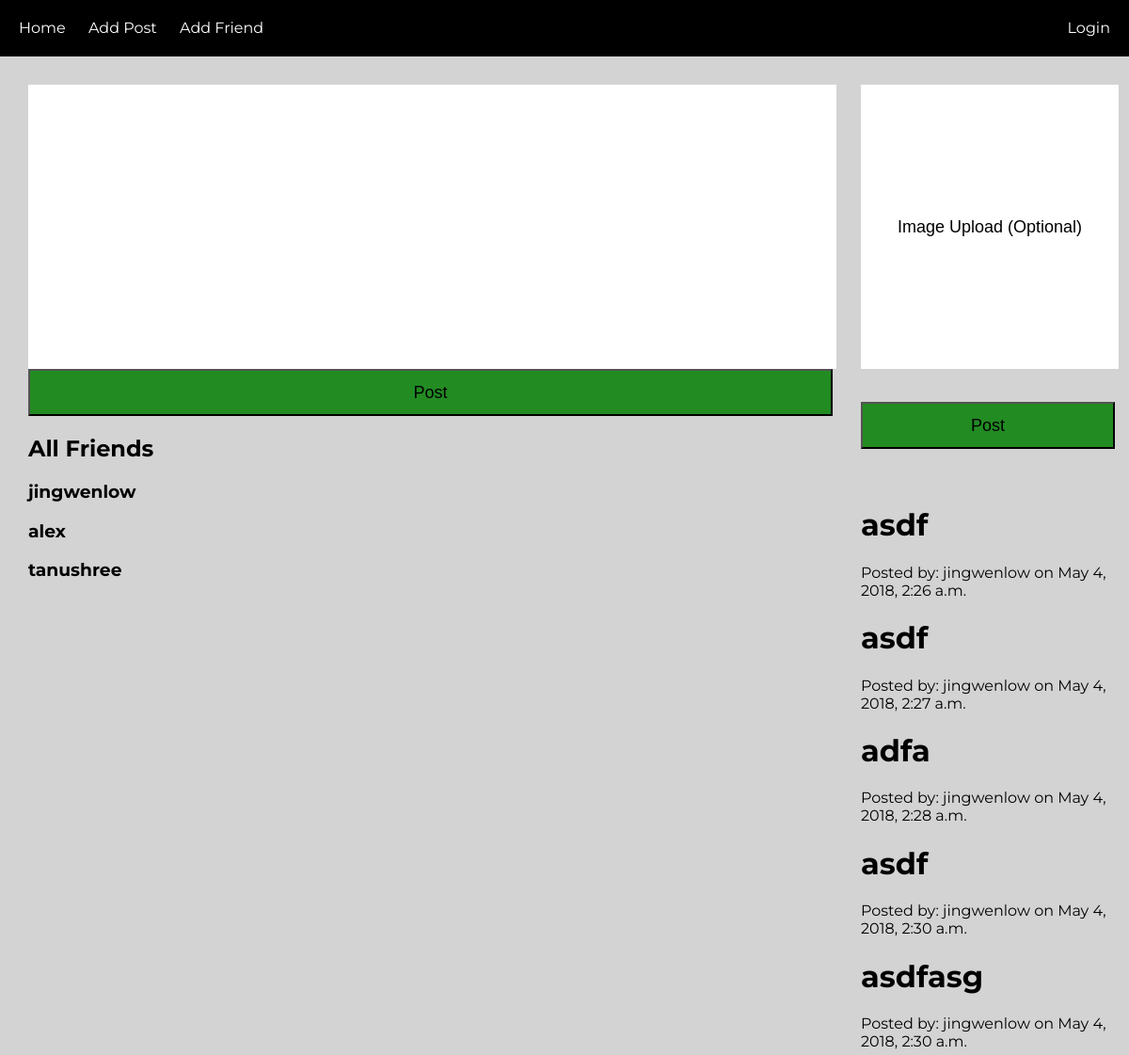
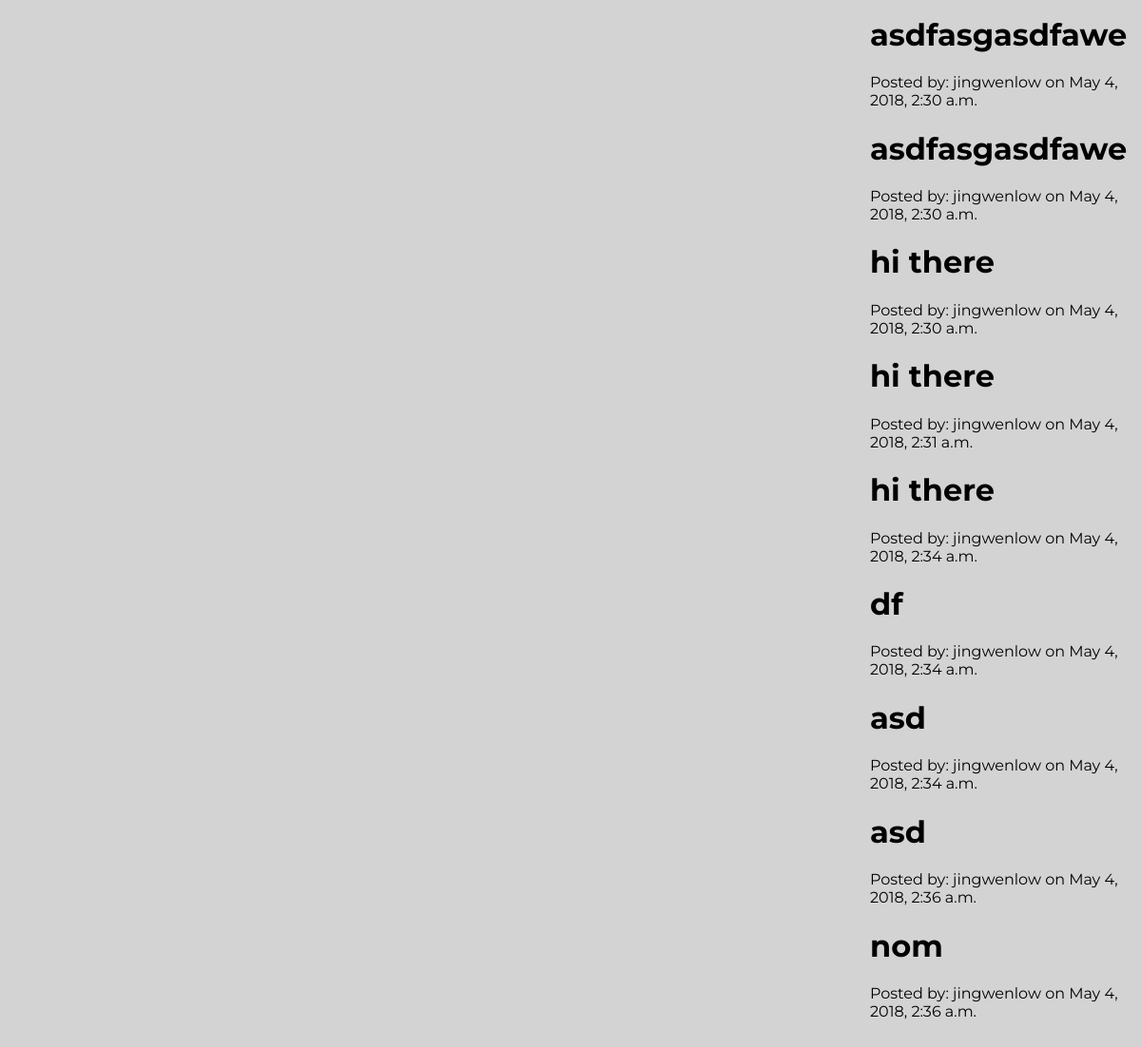
Page /users/addPost/ on the earlier database version (2 pictures, top to bottom).
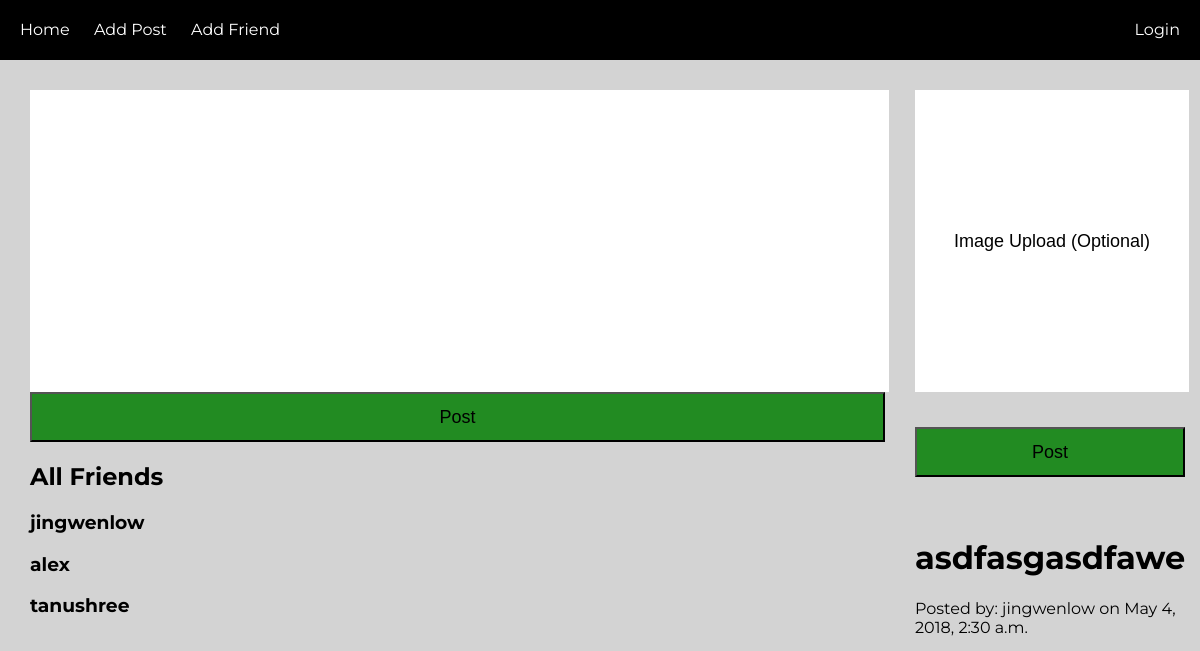
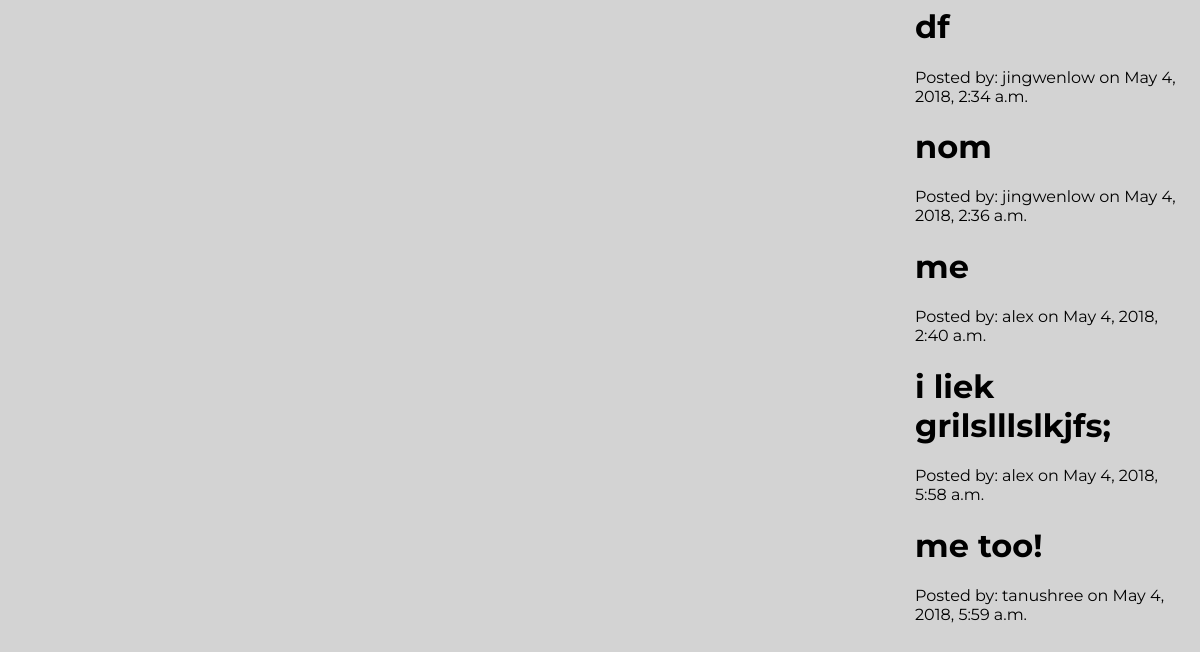
Same page on the later database version (2 pictures, top to bottom).
### users/models.py (models this page shows, shortened)
class CustomUser(AbstractUser):
    name = models.CharField(blank=True, max_length=255)

class Post(models.Model):
    post = models.CharField(max_length=500)
    user = models.ForeignKey(settings.AUTH_USER_MODEL, on_delete=models.PROTECT)
    date = models.DateTimeField(auto_now=True)

### users/views.py (the view, shortened to what this page needs)
# urls.py: path('addPost/', views.addPost.as_view(), name='addPost'),
class addPost(TemplateView):
    success_url = reverse_lazy('login')
    template_name = 'addPost.html'
    def get(self, request):
        form = AddPost()
        posts = Post.objects.all()
        users = CustomUser.objects.exclude(id=request.user.id)
        args = {'form': form, 'posts': posts, 'users':users}#, 'friends':friends}
        return render(request, self.template_name, args)

### users/forms.py
class AddPost(ModelForm):
    post = forms.CharField()
    class Meta:
        model = Post
        fields = ['post',]

### users/templates/addPost.html (shortened to what this page needs)
{% extends 'base.html' %}
{% load staticfiles %}
{% block css %}
<link rel="stylesheet" href="{% static 'css/addPost.css' %}">
{% endblock %}
{% block log %}
  {% if user.is_authenticated %}
    <a class="login" href="{% url 'logout' %}">Logout</a>
  {% else %}
    <a class="login" href="{% url 'login' %}">Login</a>
  {% endif %}
{% endblock %}
{% block content %}
<div class="textPost">
  <form method="post">
    {{ form.post }}
    <button type="submit">Post</button>
  </form>
  <h2>All Friends</h2>
  {% for user in users %}
    <h3>{{ user.username }}</h3>
  {% endfor %}
</div>
<div class="imgPost">
  <div>
    <input class="imgUpload" placeholder="Image Upload (Optional)">
  </div>
  <div class="post">
      <button type="submit">Post</button>
  </div>
{% for post in posts %}
  <h1>{{ post.post }}</h1>
  <p>Posted by: {{ post.user.username }} on {{ post.date }}</p>
{% endfor %}
</div>
{% endblock %}

### users/templates/base.html (shortened to what this page needs)
<!DOCTYPE html>
<html>
<head>
    {% block css %}{% endblock %}
</head>
<body>
  <header>
      <nav>
        <a href="{% url 'home' %}">Home</a>
        <a href="{% url 'addPost' %}">Add Post</a>
        <a href="{% url 'addFriend' %}">Add Friend</a>
      </nav>
      <nav class="log">
        {% block log %}{% endblock %}
      </nav>
  </header>
  <main>
    {% block content %}
    {% endblock %}
  </main>
</body>
</html>

### users/static/css/addPost.css (style rules this page uses)
body { margin: 0px; font-family: 'Montserrat', sans-serif; background-color: lightgrey; }
p { margin: 0px; }
header { background-color: black; color: white; height: 60px; line-height: 60px; display: flex; flex-direction: row; }
nav { flex: 0 0 70%; }
a { color: white; padding-left: 20px; text-decoration: none; }
nav.log { text-align: right; flex: 0 0 30%; }
a.login { padding-right: 20px; }
main { margin: 30px; display: flex; flex-direction: row; }
div.textPost { padding-right: 30px; flex: 0 0 75%; }
input { border: 0px; text-align: center; width: 100%; height: 300px; font-size: large; color: black; }
input::placeholder { color: black; }
div.imgPost { display: flex; flex-direction: column; flex: 0 0 22%; }
div.post { padding-top: 35px; }
button { background-color: forestgreen; height: 50px; width: 100%; font-size: large; }

Differences in the rows shown:
removed Post: post "asdf", user.username "jingwenlow", date "May 4, 2018, 2:26 a.m."
removed Post: post "asdf", user.username "jingwenlow", date "May 4, 2018, 2:27 a.m."
removed Post: post "adfa", user.username "jingwenlow", date "May 4, 2018, 2:28 a.m."
removed Post: post "asdf", user.username "jingwenlow", date "May 4, 2018, 2:30 a.m."
removed Post: post "asdfasg", user.username "jingwenlow", date "May 4, 2018, 2:30 a.m."
removed Post: post "asdfasgasdfawe", user.username "jingwenlow", date "May 4, 2018, 2:30 a.m."
removed Post: post "hi there", user.username "jingwenlow", date "May 4, 2018, 2:30 a.m."
removed Post: post "hi there", user.username "jingwenlow", date "May 4, 2018, 2:31 a.m."
removed Post: post "hi there", user.username "jingwenlow", date "May 4, 2018, 2:34 a.m."
removed Post: post "asd", user.username "jingwenlow", date "May 4, 2018, 2:34 a.m."
removed Post: post "asd", user.username "jingwenlow", date "May 4, 2018, 2:36 a.m."
added Post: post "me", user.username "alex", date "May 4, 2018, 2:40 a.m."
added Post: post "i liek grilslllslkjfs;", user.username "alex", date "May 4, 2018, 5:58 a.m."
added Post: post "me too!", user.username "tanushree", date "May 4, 2018, 5:59 a.m."
